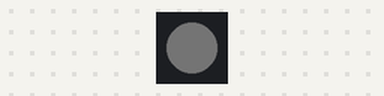
Simulated run of this program. Board: MicroPython board. Parts: 1 RGB LEDs in strip order, left to right. Dim RGB values are drawn brighter than linear; random numbers come from a fixed seed.

Above: at 0.15 s.
At 8.9 s:
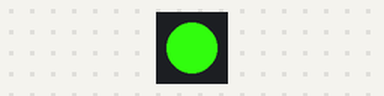
At 16.9 s:
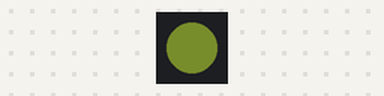
At 38.5 s:
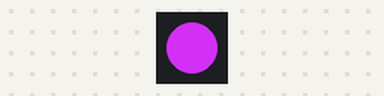
Timing chart, 0 to 40.0 s (numbered marks = the images above):
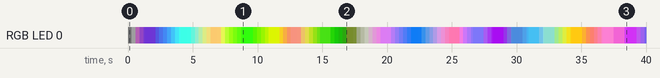

Measured:
- by itself, RGB LED 0: off → RGB(1, 1, 1) at 0.00 s, → RGB(30, 30, 30) 0.30 s later, → RGB(60, 32, 60) 0.30 s later, → RGB(68, 32, 90) 0.30 s later, … (131 changes in this stretch)

The program:

neopix.py
```python
import neopixel, time, random
from machine import Pin
ledPin = Pin(21)
led = neopixel.NeoPixel(ledPin, 1, bpp=3)
def slide(x,y,z,ox,oy,oz):
    while True:
        if ox > x:
            ox -= 1
        elif ox < x:
            ox += 1
        if oy > y:
            oy -= 1
        elif oy < y:
            oy += 1
        if oz > z:
            oz -= 1
        elif oz < z:
            oz += 1
        led.fill((
        ox,
        oy,
        oz))

        led.write()
        time.sleep(0.01)
        if ox == x and oy == y and oz == z:
            return x, y, z
x,y,z = 0,0,0
while True:
    x, y, z = slide(random.randint(0,255),random.randint(0,255),random.randint(0,255),x,y,z)
    time.sleep(0.5)

    
```
